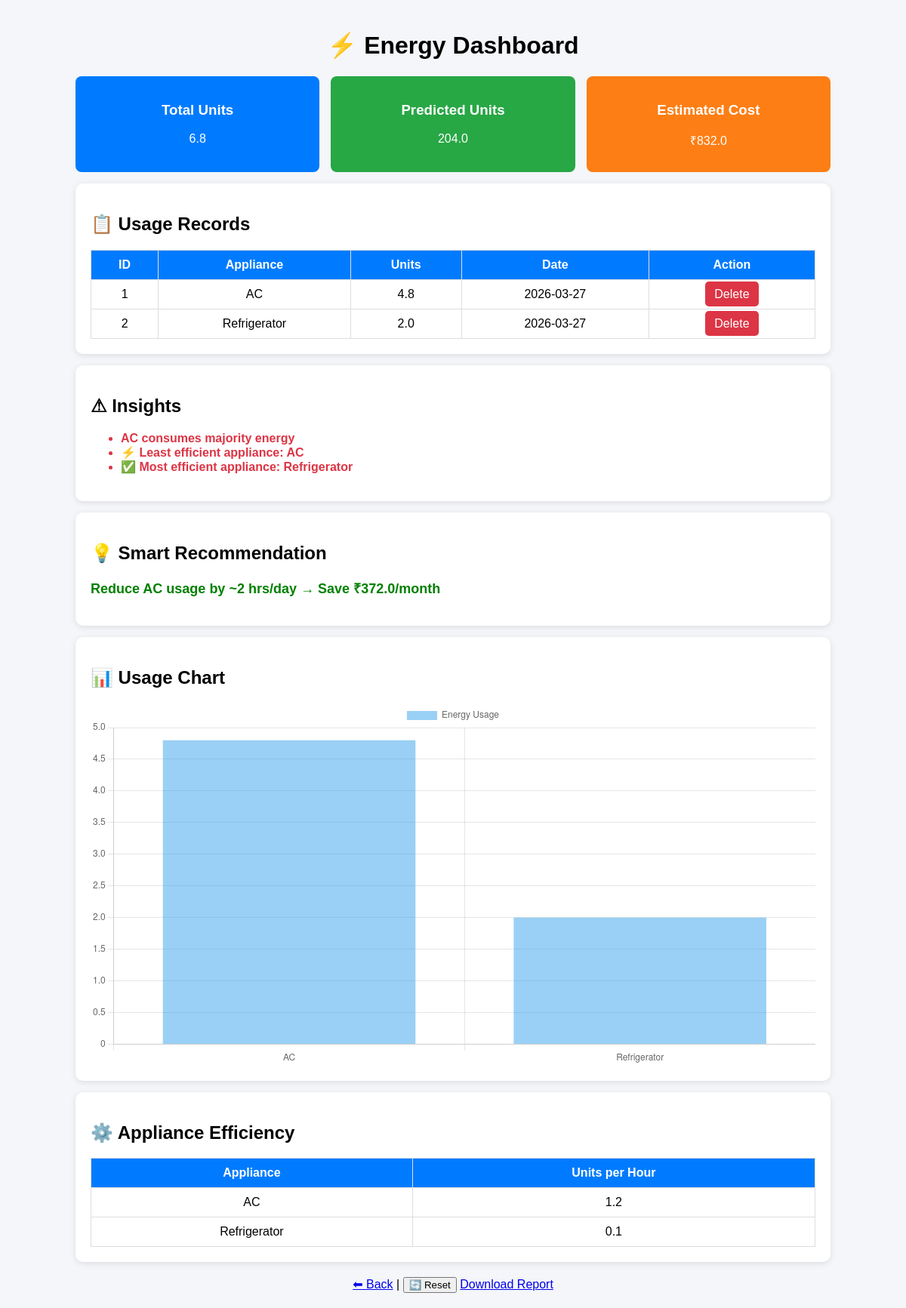
The app's page /dashboard (signed in) with its own data.
### tables this page shows
CREATE TABLE usage (id INTEGER PRIMARY KEY, username TEXT, appliance TEXT, power REAL, hours REAL, units REAL, date TEXT);

### app.py (the view)
@app.route('/dashboard')
def dashboard():
    if 'user' not in session:
        return redirect('/login')
    conn = sqlite3.connect('database.db',timeout=10)
    c = conn.cursor()
    c.execute("SELECT id, appliance, units, hours, date FROM usage WHERE username=?", (session['user'],))
    rows = c.fetchall()
    conn.close()
    data = [
    {
        "id": r[0],
        "appliance": r[1],
        "units": r[2],
        "hours": r[3],
        "date": r[4]
    }
    for r in rows
    ]
    result = analyze(data)
    return render_template('dashboard.html', data=data, result=result)

### engine.py (called while the page is built)
def slab_cost(units):
    if units <= 100:
        return units * 3
    elif units <= 200:
        return 100 * 3 + (units - 100) * 5
    else:
        return 100 * 3 + 100 * 5 + (units - 200) * 8

### templates/dashboard.html (shortened to what this page needs)
<!DOCTYPE html>
<html>
<head>
</head>
<body>
<div class="container">
<h1>⚡ Energy Dashboard</h1>
<div class="grid">
    <div class="box blue">
        <h3>Total Units</h3>
        <p>{{ result.total_units }}</p>
    </div>
    <div class="box green">
        <h3>Predicted Units</h3>
        <p>{{ result.predicted_units }}</p>
    </div>
    <div class="box orange">
        <h3>Estimated Cost</h3>
        <p>₹{{ result.estimated_cost }}</p>
    </div>
</div>
<div class="card">
<h2>📋 Usage Records</h2>
<table>
<tr>
    <th>ID</th>
    <th>Appliance</th>
    <th>Units</th>
    <th>Date</th>
    <th>Action</th>
</tr>
{% for d in data %}
<tr>
    <td>{{ d.id }}</td>
    <td>{{ d.appliance }}</td>
    <td>{{ d.units }}</td>
    <td>{{ d.date }}</td>
    <td><a class="btn" href="/delete/{{ d.id }}">Delete</a></td>
</tr>
{% endfor %}
</table>
</div>
<div class="card">
<h2>⚠ Insights</h2>
<ul>
{% for i in result.insights %}
<li class="insight">{{ i }}</li>
{% endfor %}
</ul>
</div>
<div class="card">
<h2>💡 Smart Recommendation</h2>
<p class="saving">{{ result.saving_tip }}</p>
</div>
<div class="card">
<h2>📊 Usage Chart</h2>
<canvas id="chart"></canvas>
</div>
<div class="card">
<h2>⚙️ Appliance Efficiency</h2>
<table>
<tr>
    <th>Appliance</th>
    <th>Units per Hour</th>
</tr>
{% for app, score in result.efficiency.items() %}
<tr>
    <td>{{ app }}</td>
    <td>{{ score }}</td>
</tr>
{% endfor %}
</table>
</div>
<div class="nav">
<a href="/">⬅ Back</a> |
<form action="/reset" method="post" style="display:inline;">
    <button onclick="return confirm('Are you sure you want to delete all data?')">
        🔄 Reset
    </button>
</form>
<a href="/report">Download Report</a>
</div>
</div>
<script>
const labels = {{ data | map(attribute='appliance') | list | tojson }};
const values = {{ data | map(attribute='units') | list | tojson }};
new Chart(document.getElementById("chart"), {
    type: 'bar',
    data: {
        labels: labels,
        datasets: [{
            label: 'Energy Usage',
            data: values
        }]
    }
});
</script>
</body>
</html>

### templates/dashboard.html (style rules this page uses)
body { font-family: Arial; background-color: #f4f6f9; margin: 0; padding: 20px; }
h1 { text-align: center; }
.container { max-width: 1000px; margin: auto; }
.card { background: white; padding: 20px; margin: 15px 0; border-radius: 10px; box-shadow: 0px 2px 8px rgba(0,0,0,0.1); }
.grid { display: flex; gap: 15px; }
.box { flex: 1; padding: 15px; border-radius: 8px; color: white; text-align: center; }
.blue { background: #007bff; }
.green { background: #28a745; }
.orange { background: #fd7e14; }
table { width: 100%; border-collapse: collapse; }
table, th, td { border: 1px solid #ddd; }
th, td { padding: 10px; text-align: center; }
th { background: #007bff; color: white; }
.insight { color: #dc3545; font-weight: bold; }
.saving { color: green; font-weight: bold; font-size: 18px; }
.btn { padding: 8px 12px; background: #dc3545; color: white; text-decoration: none; border-radius: 5px; }
.nav { text-align: center; margin-top: 20px; }
canvas { margin-top: 20px; }

### records on screen
usage: id "1", appliance "AC", units "4.8", date "2026-03-27", score "1.2"
usage: id "2", appliance "Refrigerator", units "2.0", date "2026-03-27", score "0.1"

### other values on screen
{{ result.total_units }} "6.8"
{{ result.predicted_units }} "204.0"
{{ result.estimated_cost }} "832.0"
{{ i }} "AC consumes majority energy" "⚡ Least efficient appliance: AC" "✅ Most efficient appliance: Refrigerator"
{{ result.saving_tip }} "Reduce AC usage by ~2 hrs/day → Save ₹372.0/month"
chart data {{ data | map(attribute='appliance') | list | tojson }} ["AC", "Refrigerator"]
chart data {{ data | map(attribute='units') | list | tojson }} [4.8, 2.0]
